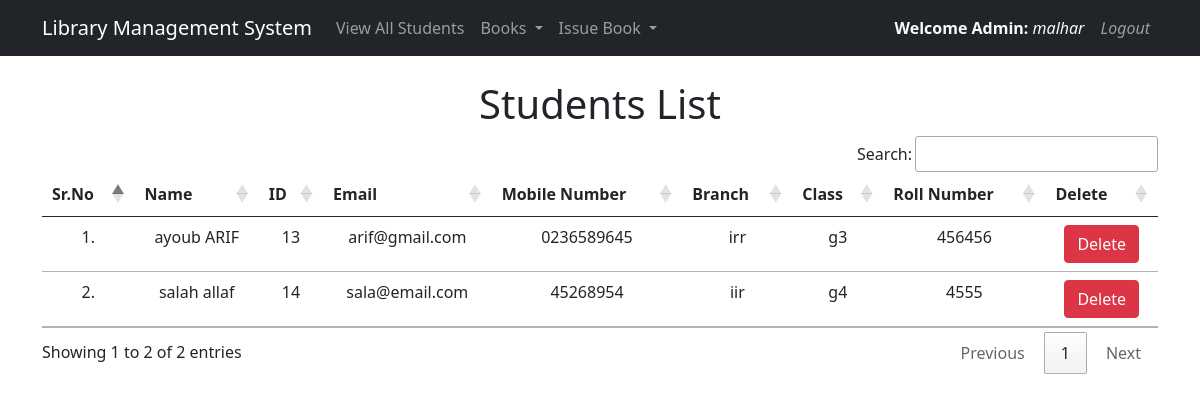
The page /view_students/ (signed in) on the database its author committed.
### library/models.py (models this page shows, shortened)
class Student(models.Model):
    user = models.OneToOneField(User, on_delete=models.CASCADE)
    classroom = models.CharField(max_length=10)
    branch = models.CharField(max_length=10)
    roll_no = models.CharField(max_length=3, blank=True)
    phone = models.CharField(max_length=10, blank=True)
    image = models.ImageField(upload_to="", blank=True)

### library/views.py (the view)
# urls.py: path("view_students/", views.view_students, name="view_students"),
@login_required(login_url = '/admin_login')
def view_students(request):
    students = Student.objects.all()
    return render(request, "view_students.html", {'students':students})

### library/templates/view_students.html (shortened to what this page needs)
{% extends 'admin_navbar.html' %}
{% load static %}
{% block body %}
<div class="container mt-4">
    <h1 class="text-center">Students List</h1>
    <table class="table table-hover" id="example">
        <thead>
            <tr class="text-center">
                <th>Sr.No</th>
                <th>Name</th>
                <th>ID</th>
                <th>Email</th>
                <th>Mobile Number</th>
                <th>Branch</th>
                <th>Class</th>
                <th>Roll Number</th>
                <th>Delete</th>
            </tr>
        </thead>
        <tbody>
            {% for student in students %}
            <tr class="text-center">
                <td>{{forloop.counter}}.</td>
                <td>{{student.user.get_full_name}}</td>
                <td>{{student.user.id}}</td>
                <td>{{student.user.email}}</td>
                <td>{{student.phone}}</td>
                <td>{{student.branch}}</td>
                <td>{{student.classroom}}</td>
                <td>{{student.roll_no}}</td>
                <td><a href="/delete_student/{{student.id}}/" class="btn btn-danger" onclick="return confirm('Are you sure you want to delete this student?')">Delete</a></td>
            </tr>
            {% endfor %}
        </tbody>
    </table>
    </div>
{% endblock %}

### library/templates/admin_navbar.html (shortened to what this page needs)
<!doctype html>
<html lang="en">
  <head>
    <link href="https://cdn.jsdelivr.net/npm/bootstrap@5.1.0/dist/css/bootstrap.min.css" rel="stylesheet">
    <link rel="stylesheet" href="https://cdn.datatables.net/1.10.25/css/jquery.dataTables.min.css">
    <link rel="stylesheet" href="https://cdn.datatables.net/buttons/1.7.1/css/buttons.dataTables.min.css">
  </head>
  <body>
    <nav class="navbar navbar-expand-lg navbar-dark bg-dark sticky-top">
      <div class="container">
        <a class="navbar-brand" href="#">Library Management System</a>
        <div class="collapse navbar-collapse" id="navbarSupportedContent">
          <ul class="navbar-nav me-auto mb-2 mb-lg-0">
            <li class="nav-item">
              <a class="nav-link" href="/view_students/">View All Students</a>
            </li>
            <li class="nav-item dropdown">
              <a class="nav-link dropdown-toggle" href="#" id="booksDropdown" role="button" data-bs-toggle="dropdown" aria-expanded="false">
                Books
              </a>
            </li>
            <li class="nav-item dropdown">
              <a class="nav-link dropdown-toggle" href="#" id="issueDropdown" role="button" data-bs-toggle="dropdown" aria-expanded="false">
                Issue Book
              </a>
            </li>
          </ul>
          <ul class="navbar-nav">
            <li class="nav-item">
              <a class="nav-link text-light" href="#">
                <span class="fw-bold">Welcome Admin:</span> <i>{{ request.user }}</i>
              </a>
            </li>
            <li class="nav-item">
              <a class="nav-link" href="/logout/">
                <i>Logout</i>
              </a>
            </li>
          </ul>
        </div>
      </div>
    </nav>
      {% block body %}
      {% endblock %}
  </body>
</html>

### rows shown on the page
Student: user.get_full_name "ayoub ARIF", user.id "13", user.email "arif@gmail.com", phone "0236589645", branch "irr", classroom "g3", roll_no "456456"
Student: user.get_full_name "salah allaf", user.id "14", user.email "sala@email.com", phone "45268954", branch "iir", classroom "g4", roll_no "4555"

### other values the page prints
{{ request.user }} "malhar"
